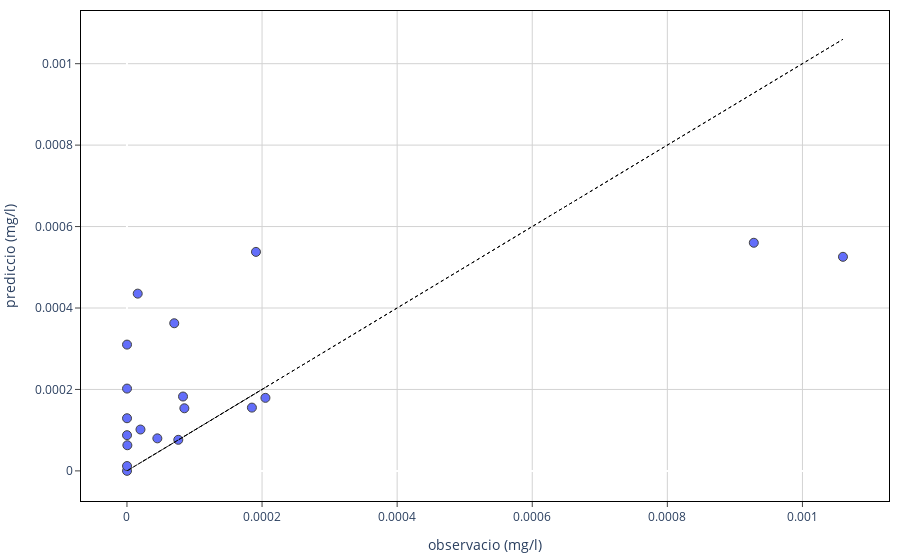

Notebook code cell kept with this figure:
### Code cell
swatpy.scatter_plot()

### Figure 1 — Plotly figure (JSON) as saved in the notebook; plotly's stock layout.template omitted (floating-point values rounded to 4 significant figures)
{"data": [{"customdata": [[280], [193], [74], [171], [281], [281], [138], [146], [91], [176], [88], [330], [215], [305], [192], [297], [92], [192], [281]], "hovertemplate": "origen=aca<br>observacio (mg/l)=%{x}<br>prediccio (mg/l)=%{y}<br>gis_id=%{customdata[0]}<extra></extra>", "legendgroup": "aca", "marker": {"color": "#636efa", "line": {"width": 1}, "size": 9, "symbol": "circle"}, "mode": "markers", "name": "aca", "orientation": "v", "showlegend": true, "type": "scatter", "x": [0.000205, 7e-05, 4.5e-05, 7.6e-05, 8.5e-05, 8.3e-05, 0.000928, 0.000191, 0.000185, 1e-07, 0.00106, 1e-07, 1e-07, 1e-07, 1e-07, 1e-07, 1.595e-05, 5.9e-07, 2e-05], "xaxis": "x", "y": [0.0001793, 0.0003626, 7.986e-05, 7.626e-05, 0.0001538, 0.0001826, 0.0005602, 0.0005378, 0.0001553, 0.0002021, 0.0005257, 3.392e-09, 1.187e-05, 8.766e-05, 0.0001293, 0.0003101, 0.0004353, 6.297e-05, 0.0001016], "yaxis": "y"}, {"line": {"color": "black", "dash": "dot", "width": 1}, "marker": {"opacity": 0}, "type": "scatter", "x": [0.000205, 7e-05, 4.5e-05, 7.6e-05, 8.5e-05, 8.3e-05, 0.000928, 0.000191, 0.000185, 1e-07, 0.00106, 1e-07, 1e-07, 1e-07, 1e-07, 1e-07, 1.595e-05, 5.9e-07, 2e-05], "y": [0.000205, 7e-05, 4.5e-05, 7.6e-05, 8.5e-05, 8.3e-05, 0.000928, 0.000191, 0.000185, 1e-07, 0.00106, 1e-07, 1e-07, 1e-07, 1e-07, 1e-07, 1.595e-05, 5.9e-07, 2e-05]}], "layout": {"legend": {"title": {"text": "origen"}, "tracegroupgap": 0}, "margin": {"b": 10, "l": 10, "r": 10, "t": 10}, "plot_bgcolor": "white", "showlegend": false, "xaxis": {"anchor": "y", "domain": [0, 1], "gridcolor": "lightgrey", "linecolor": "black", "mirror": true, "showline": true, "ticks": "outside", "title": {"text": "observacio (mg/l)"}}, "yaxis": {"anchor": "x", "domain": [0, 1], "gridcolor": "lightgrey", "linecolor": "black", "mirror": true, "showline": true, "ticks": "outside", "title": {"text": "prediccio (mg/l)"}}}}
